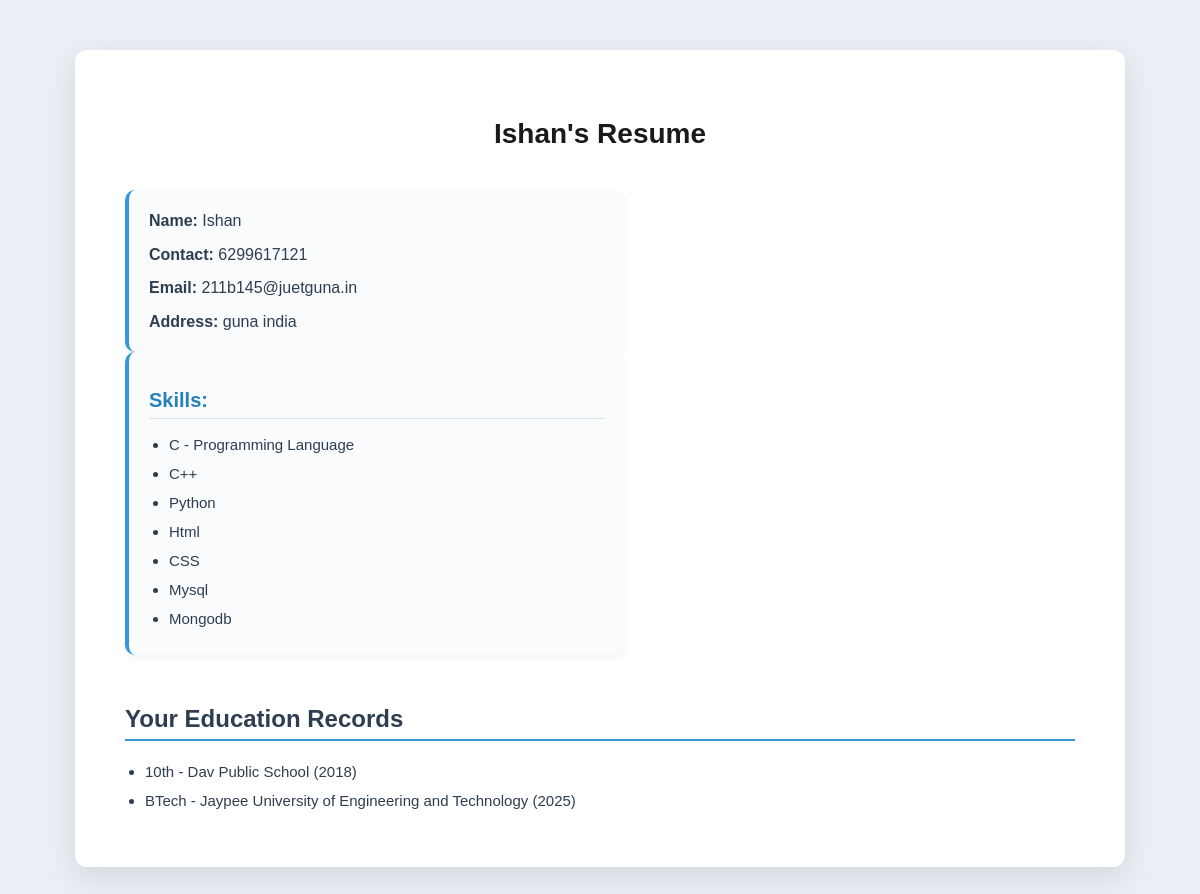
/jobapp/resume_view/ (signed in), run on the app's committed database.
### jobapp/models.py (models this page shows, shortened)
class Resume(models.Model):
    user=models.OneToOneField(User,on_delete=models.CASCADE)
    name=models.CharField(max_length=20)
    contact=models.CharField(max_length=10)
    email=models.EmailField(max_length=20,blank=True)
    address=models.CharField(max_length=100)
    skills = models.ManyToManyField('Skill', blank=True)

class Skill(models.Model):
    name=models.CharField(max_length=100)

class Education(models.Model):
    user = models.ForeignKey(User, on_delete=models.CASCADE)
    degree_name = models.CharField(max_length=100)
    university_name = models.CharField(max_length=100)
    year_of_passing = models.CharField(max_length=10)
    marks_obtained = models.CharField(max_length=10)

### jobapp/views.py (the view)
# urls.py: path('resume_view/',views.resume_view,name='resume_view'),
def resume_view(request):
    try:
        resume = Resume.objects.get(user=request.user)
        existing_education = Education.objects.filter(user=request.user)
    except Resume.DoesNotExist:
        resume = None
    return render(request, 'resume_view.html', {'resume': resume,'existing_education':existing_education})

### jobapp/templates/resume_view.html (shortened to what this page needs)
{% load static %}
<!DOCTYPE html>
<html lang="en">
<head>
    <link rel="stylesheet" href="{% static 'jobapp/style2.css' %}">
</head>
<body>
    <div class="container">
        <h3>{{ resume.user.resume.name }}'s Resume</h3>
        <div class="row">
            <div class="column">
                <p><strong>Name:</strong> {{ resume.name }}</p>
                <p><strong>Contact:</strong> {{ resume.contact }}</p>
                <p><strong>Email:</strong> {{ resume.email }}</p>
                <p><strong>Address:</strong> {{ resume.address }}</p>
            </div>
            <div class="column">
                <h4>Skills:</h4>
                <ul>
                    {% for skill in resume.skills.all %}
                        <li>{{ skill.name }}</li>
                    {% endfor %}
                </ul>
            </div>
        </div>
        <h2>Your Education Records</h2>
        {% if existing_education %}
            <ul>
                {% for education in existing_education %}
                    <li>{{ education.degree_name }} - {{ education.university_name }} ({{ education.year_of_passing }})</li>
                {% endfor %}
            </ul>
        {% else %}
            <p>You have not added any education records yet.</p>
        {% endif %}
    </div>
</body>
</html>

### jobapp/static/jobapp/style2.css (style rules this page uses)
body { margin: 0; padding: 0; font-family: 'Poppins', sans-serif; background: #e9eff4; color: #2c3e50; }
.container { max-width: 950px; margin: 50px auto; background: #fff; padding: 40px 50px; border-radius: 12px; box-shadow: 0 10px 30px rgba(0, 0, 0, 0.1); animation: fadeIn 0.8s ease; }
h3 { font-size: 28px; font-weight: 600; text-align: center; margin-bottom: 40px; color: #1a1a1a; }
.row { display: flex; flex-wrap: wrap; justify-content: space-between; margin-bottom: 40px; }
.column { flex: 0 0 48%; padding: 10px 20px; background-color: #f9fbfd; border-left: 4px solid #3498db; border-radius: 10px; box-shadow: 0 3px 6px rgba(0,0,0,0.05); }
.column h4 { font-size: 20px; margin-bottom: 15px; color: #2980b9; border-bottom: 1px solid #dbe2e8; padding-bottom: 6px; }
p { margin: 8px 0; font-size: 16px; line-height: 1.6; }
ul { padding-left: 20px; margin-top: 0; }
li { margin-bottom: 8px; font-size: 15px; line-height: 1.4; }
h2 { font-size: 24px; margin-top: 50px; color: #2c3e50; border-bottom: 2px solid #3498db; padding-bottom: 6px; }

### data on the page
Resume: user.resume.name "Ishan", name "Ishan", contact "6299617121", email "211b145@juetguna.in", address "guna india"
Skill: name "C - Programming Language"
Skill: name "C++"
Skill: name "Python"
Skill: name "Html"
Skill: name "CSS"
Skill: name "Mysql"
Skill: name "Mongodb"
Education: degree_name "10th", university_name "Dav Public School", year_of_passing "2018"
Education: degree_name "BTech", university_name "Jaypee University of Engineering and Technology", year_of_passing "2025"
